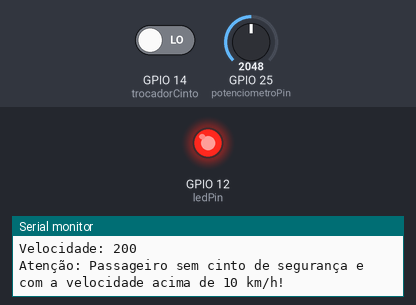
The sketch below on a simulated ESP32. Parts: output pins drawn as LEDs (lit = HIGH), the last lines printed to the serial monitor. The test bench sets the inputs (shaded band); at power-on: GPIO 25 (potenciometroPin) = 2048, GPIO 14 (trocadorCinto) LOW.

Above: at 1.8 s.
1.9 s: GPIO 25 (potenciometroPin) set to 119
3.4 s: GPIO 25 (potenciometroPin) set to 101
At 4.8 s:
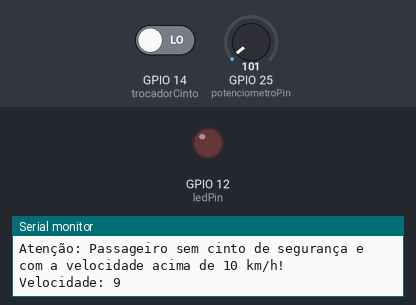
5.5 s: GPIO 25 (potenciometroPin) set to 491
At 6.4 s:
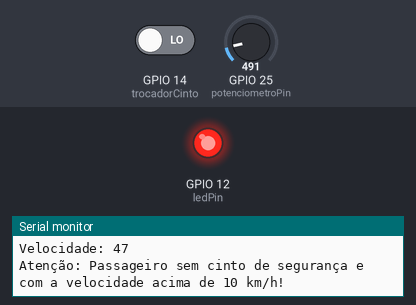
7.5 s: GPIO 25 (potenciometroPin) set to 0
At 9.3 s:
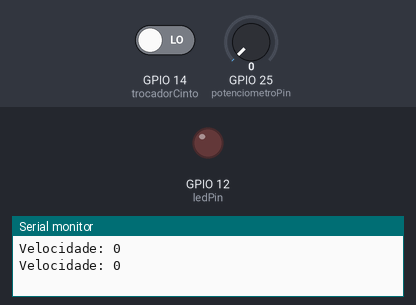
Timing chart, 0 to 10.5 s (numbered marks = the images above; inputs shaded):
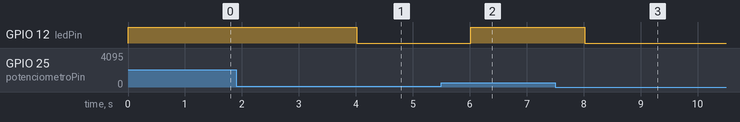

Measured:
- the behaviour switches between 113 and 112 on GPIO 25 (potenciometroPin) (found by bisection; images 0 and 1)
- after the input at 3.4 s, GPIO 12 (ledPin): HIGH → LOW after 0.61 s
- after the input at 5.5 s, GPIO 12 (ledPin): LOW → HIGH after 0.51 s
- after the input at 7.5 s, GPIO 12 (ledPin): HIGH → LOW after 0.52 s

The sketch:

sketch.ino
```cpp
const int trocadorCinto = 14;     //pino do slide
const int potenciometroPin = 25;  //pino do potenciometro
const int ledPin = 12;            //pino do LED

void setup() {
  pinMode(trocadorCinto, INPUT);
  pinMode(ledPin, OUTPUT);
  Serial.begin(115200);
}

void loop() {
  int trocarCinto = digitalRead(trocadorCinto);  //le o estado do pino de slide
  int velocidade = analogRead(potenciometroPin); //le a velocidade simulada

  Serial.print("Velocidade: ");
  Serial.println(map(velocidade, 0, 1023, 0, 100)); //mapeia a leitura do potenciometro para 0-100km/h

  //verifica se o passageiro nao esta usando o cinto e se a velocidade é maior que 10km/h
  if (trocarCinto == LOW && map(velocidade, 0, 1023, 0, 100) > 10) {
    digitalWrite(ledPin, HIGH); //ativa o LED (aciona o alarme)
    Serial.println("Atenção: Passageiro sem cinto de segurança e com a velocidade acima de 10 km/h!");
  } else {
    digitalWrite(ledPin, LOW);  //desativa o LED (desativa o alarme)
  }

  delay(1000); //espera 1 segundo antes de verificar novamente
}
```
